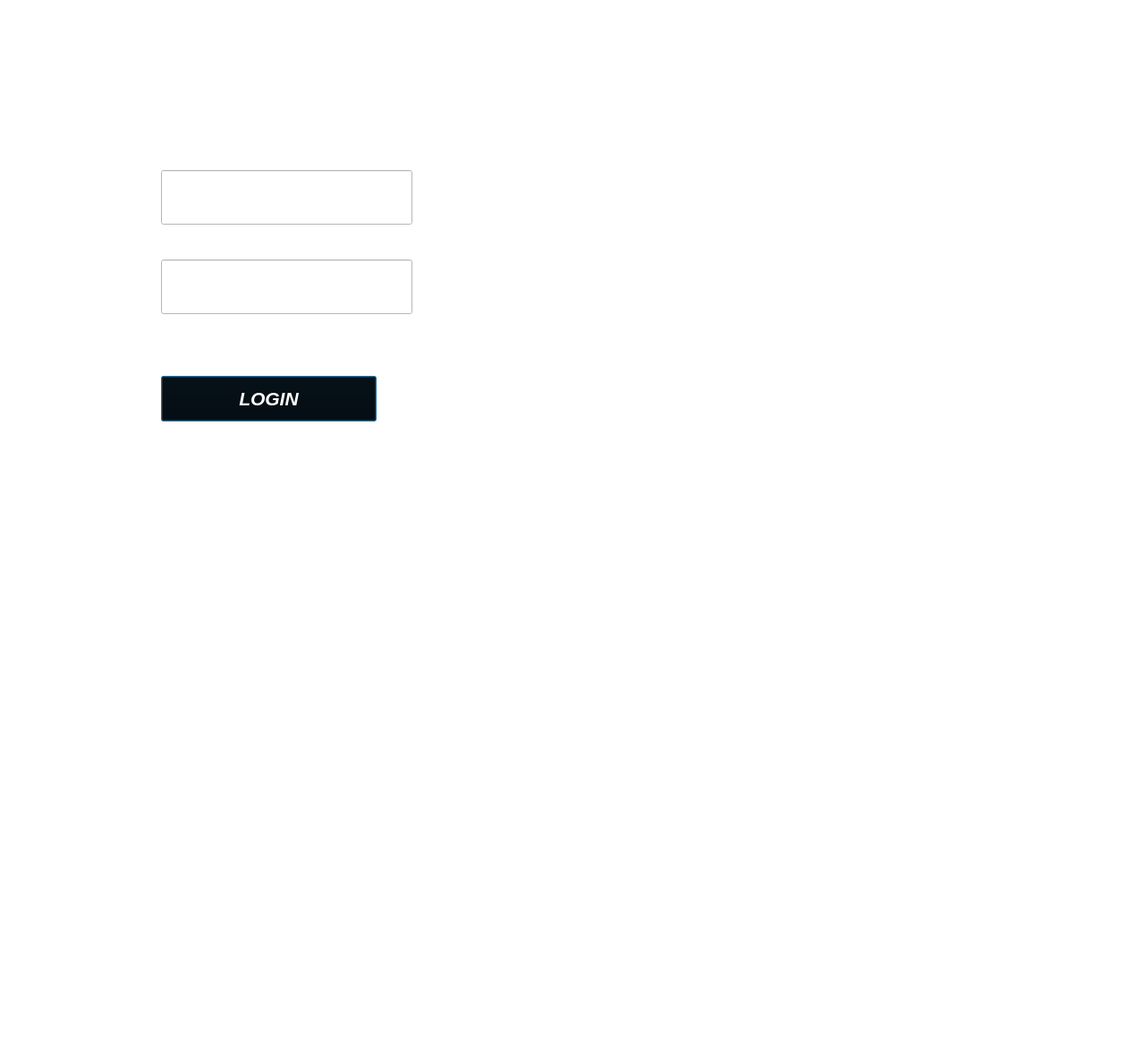
<?xml version="1.0" encoding="UTF-8"?>
<ui version="4.0">
 <class>Loginteacher</class>
 <widget class="QDialog" name="Loginteacher">
  <property name="geometry">
   <rect>
    <x>0</x>
    <y>0</y>
    <width>1280</width>
    <height>1189</height>
   </rect>
  </property>
  <property name="windowTitle">
   <string>Dialog</string>
  </property>
  <property name="styleSheet">
   <string notr="true">background-color: rgb(255,255, 255);
</string>
  </property>
  <widget class="QLineEdit" name="userlogin">
   <property name="geometry">
    <rect>
     <x>180</x>
     <y>190</y>
     <width>281</width>
     <height>61</height>
    </rect>
   </property>
   <property name="font">
    <font>
     <pointsize>14</pointsize>
     <italic>true</italic>
    </font>
   </property>
   <property name="autoFillBackground">
    <bool>false</bool>
   </property>
   <property name="alignment">
    <set>Qt::AlignJustify|Qt::AlignVCenter</set>
   </property>
   <property name="placeholderText">
    <string notr="true"/>
   </property>
   <property name="cursorMoveStyle">
    <enum>Qt::LogicalMoveStyle</enum>
   </property>
   <property name="clearButtonEnabled">
    <bool>false</bool>
   </property>
  </widget>
  <widget class="QPushButton" name="pushButton">
   <property name="geometry">
    <rect>
     <x>180</x>
     <y>420</y>
     <width>241</width>
     <height>51</height>
    </rect>
   </property>
   <property name="font">
    <font>
     <pointsize>16</pointsize>
     <italic>true</italic>
     <bold>true</bold>
     <underline>false</underline>
    </font>
   </property>
   <property name="styleSheet">
    <string notr="true">background-color: rgb(0, 0, 0);
color: rgb(255,255, 255);
</string>
   </property>
   <property name="text">
    <string>LOGIN</string>
   </property>
  </widget>
  <widget class="QLineEdit" name="passlogin">
   <property name="geometry">
    <rect>
     <x>180</x>
     <y>290</y>
     <width>281</width>
     <height>61</height>
    </rect>
   </property>
   <property name="font">
    <font>
     <pointsize>14</pointsize>
     <italic>true</italic>
    </font>
   </property>
   <property name="echoMode">
    <enum>QLineEdit::Password</enum>
   </property>
  </widget>
  <widget class="QLabel" name="label_2">
   <property name="geometry">
    <rect>
     <x>1280</x>
     <y>720</y>
     <width>49</width>
     <height>16</height>
    </rect>
   </property>
   <property name="styleSheet">
    <string notr="true">image: url(:/student_choice.png);</string>
   </property>
   <property name="text">
    <string>TextLabel</string>
   </property>
  </widget>
  <zorder>userlogin</zorder>
  <zorder>passlogin</zorder>
  <zorder>pushButton</zorder>
  <zorder>label_2</zorder>
 </widget>
 <resources/>
 <connections/>
</ui>
